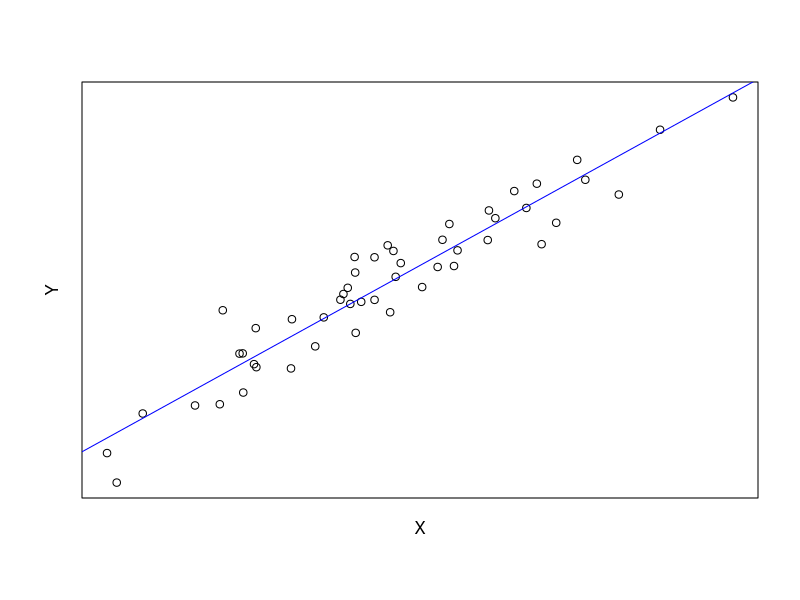

R code for this plot: (Note: this script raises an error after producing the figure.)
## ---- chunk 1
x <- rnorm(n=50, mean=10, sd=5)
y <- rnorm(n=50, mean=1, sd=1)
points <- matrix(c(x, y), ncol=2) %*% 
  matrix(c(1, -1, 1, 1), ncol=2)
par(mgp=c(1,0,0))
plot(points, xlab='X', ylab='Y', xaxt='n', yaxt='n')
abline(lm(X2~X1, data=data.frame(points)), col="blue")
## ---- chunk 2
# Return principal eigenvector of a symmetric matrix M. 
#   Iterate until convergence.
principal_eigenvector <- function(M) {
  x <- matrix(rep(1, ncol(M)))
  for (i in 1:100) {
    Mx <- M %*% x
    x1 <- Mx / sqrt(sum(Mx^2))
    if (sqrt(sum((x - x1)^2)) < 1e-5) {
      return(x1)
    } else {
      x <- x1
    }
  }
  return(x1)
}

# Return eigenvalue corresponding to an eigenvector
eigenvalue <- function(M, egnvector) {
  return((t(egnvector) %*% M %*% egnvector)[1])
}

# Modify matrix M to 'remove' the principal eigenvector
transform <- function(M, egnvalue, egnvector) {
  return (M - (egnvalue * egnvector %*% t(egnvector)))
}

# Return a matrix whose first column is the principal
#   eigenvector, second column is the eigenvector 
#   corresponding to the second highest eigenvalue, and so on.
eigenmatrix <- function(M) {
  em <- matrix(nrow=ncol(M), ncol=ncol(M))
  for (column in 1:ncol(M)) {
    egnvec <- principal_eigenvector(M)
    egnval <- eigenvalue(M, egnvec)
    # when eigenvalue is 0, eigenvector is undefined
    if (egnval < 1e-5) {
      em <- em[, -ncol(em)]
    } else {
      em[, column] <- egnvec
    }
    M <- transform(M, egnval, egnvec)
  }
  return(em)
}
## ---- chunk 3
library(rio)
url <- paste0('https://www.epa.gov/sites/production/files/2018-08/',
              'nata2014v2_national_resphi_by_tract_poll.xlsx')
pollutants <- rio::import(file = url, which = 1)
# Remove rows with aggregated data and text data
pollutants <- pollutants[substr(pollutants$FIPS, 3, 5) != '000', -c(1:7)]
pollutants[1:5, c(14:17)] # print few variables (for illustration)
## ---- chunk 4
dim(pollutants) # dimensions 
## ---- chunk 5
# Create a matrix of variables (pollutants) in columns, and scale values
M <- data.matrix(scale(pollutants))
## ---- chunk 6
E <- eigenmatrix(t(M) %*% M)
(t(E) %*% E)[1:5, 1:5] # print first five columns and rows (for illustration)
## ---- chunk 7
Mt <- M %*% E
variances <- sapply(1:ncol(Mt), function(x) var(Mt[, x]))
plot(1:ncol(M), variances,
     xlab='Principal component (column number)', 
     ylab='Variance')
## ---- chunk 8
plot(1:ncol(M), variances/sum(variances),
     xlab='Principal component (column number)', 
     ylab='Proportion of variance explained')
